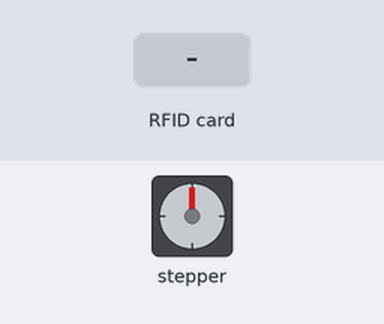
A sketch run on a simulated Arduino Uno, built with avr-gcc and run on an emulated ATmega328P. Parts: stepper motor. The inputs (shaded band) are chosen by the test bench. EEPROM starts erased; stepper angles assume 2048 steps per turn; what the sketch prints to the serial monitor is not drawn.

Above: at 1.3 s.
1.4 s: RFID card 5E 7A 19 C4 held to the reader
3.1 s: RFID card 5E 7A 19 C4 held to the reader
At 3.55 s:
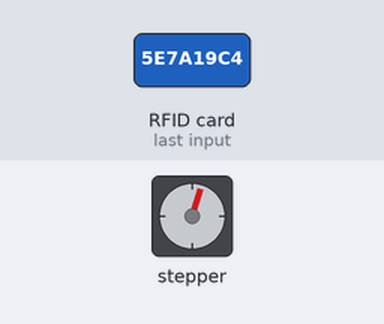
At 4.16 s:
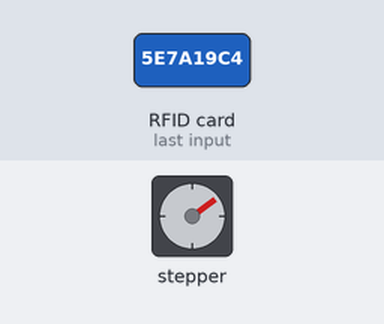
Timing chart, 0 to 10.7 s (numbered marks = the images above; inputs shaded):
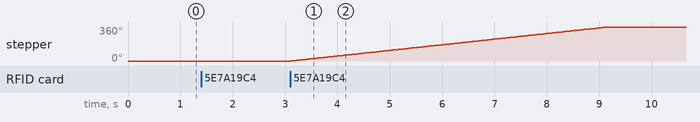

The sketch:

controle_part.ino
```cpp
#include "SPI.h"
#include "MFRC522.h"
#include <Stepper.h>
#include <EEPROM.h>

#define CMK_HARDWARE
const int steps = 2048;
Stepper myStepper = Stepper(steps, 3, 5, 4, 6);

#define RST_PIN 9    // RES pin
#define SS_PIN 10    // SDA (SS) pin
#define LED_PIN 13   // Pin where LED is connected

MFRC522 mfrc522(SS_PIN, RST_PIN);
const int UID_EEPROM_ADDRESS = 0;
const int UID_LENGTH = 4;

char mymsg[8] = "success";  // Message to send on success
char rej[8] = "rejected";   // Message to send on rejection

void setup() {
  Serial.begin(9600);  // Initialize serial communication at 9600 baud rate
  SPI.begin();
  mfrc522.PCD_Init();
  delay(4);
  storeCardUID();

  // Ensure a valid card is stored in EEPROM
  if (EEPROM.read(UID_EEPROM_ADDRESS) == 255) {
    Serial.println("No valid card found in EEPROM. Please scan the card to store its UID.");
  } else {
    Serial.println("Card UID stored in EEPROM. Ready to scan.");
  }
}

void loop() {
  // Reset the cycle if no card is detected
  if (!mfrc522.PICC_IsNewCardPresent()) {
    return;
  }

  if (!mfrc522.PICC_ReadCardSerial()) {
    return;
  }

  // Check if the card is valid
  if (isCardValid()) {
    Serial.write(mymsg, 8);  // Send "success" message to Serial
    myStepper.setSpeed(10);
    myStepper.step(steps);   // Activate stepper motor
    delay(4000);  // Wait for 4 seconds
  } else {
    Serial.write(rej, 8);  // Send "rejected" message to Serial
  }

  mfrc522.PICC_HaltA();  // Halt the RFID card
}

// Function to store the UID of the valid card in EEPROM
void storeCardUID() {
  Serial.println("Place your valid RFID card to store its UID.");

  while (!mfrc522.PICC_IsNewCardPresent()) {
    delay(500);
  }

  if (mfrc522.PICC_ReadCardSerial()) {
    for (byte i = 0; i < mfrc522.uid.size; i++) {
      EEPROM.write(UID_EEPROM_ADDRESS + i, mfrc522.uid.uidByte[i]);
    }
    Serial.println("Card UID stored in EEPROM.");
  }
}

// Function to check if the scanned card matches the stored UID
bool isCardValid() {
  byte storedUID[UID_LENGTH];

  // Read the stored UID from EEPROM
  for (int i = 0; i < UID_LENGTH; i++) {
    storedUID[i] = EEPROM.read(UID_EEPROM_ADDRESS + i);
  }

  // Compare the stored UID with the scanned card's UID
  for (byte i = 0; i < mfrc522.uid.size; i++) {
    if (mfrc522.uid.uidByte[i] != storedUID[i]) {
      return false;  // Card UID does not match
    }
  }

  return true;  // Card UID matches
}
```

Measured:
- after the input at 1.4 s, every drawn part: stays the same
- after the input at 3.1 s, stepper: turns 360° clockwise in 6.1 s, starting at once
